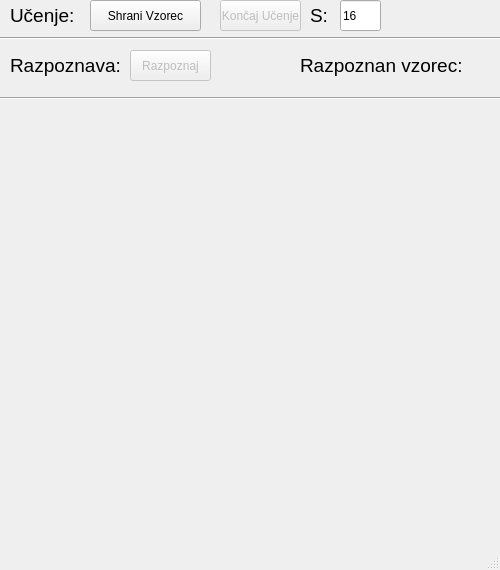
<?xml version="1.0" encoding="UTF-8"?>
<ui version="4.0">
 <class>MainWindow</class>
 <widget class="QMainWindow" name="MainWindow">
  <property name="geometry">
   <rect>
    <x>0</x>
    <y>0</y>
    <width>500</width>
    <height>570</height>
   </rect>
  </property>
  <property name="sizePolicy">
   <sizepolicy hsizetype="Ignored" vsizetype="Ignored">
    <horstretch>0</horstretch>
    <verstretch>0</verstretch>
   </sizepolicy>
  </property>
  <property name="minimumSize">
   <size>
    <width>500</width>
    <height>570</height>
   </size>
  </property>
  <property name="maximumSize">
   <size>
    <width>500</width>
    <height>570</height>
   </size>
  </property>
  <property name="windowTitle">
   <string>Hopfield Razpoznava Znakov</string>
  </property>
  <widget class="QWidget" name="centralWidget">
   <widget class="QPushButton" name="pushButton">
    <property name="geometry">
     <rect>
      <x>90</x>
      <y>0</y>
      <width>111</width>
      <height>31</height>
     </rect>
    </property>
    <property name="text">
     <string>Shrani Vzorec</string>
    </property>
   </widget>
   <widget class="QLabel" name="label">
    <property name="geometry">
     <rect>
      <x>10</x>
      <y>0</y>
      <width>71</width>
      <height>31</height>
     </rect>
    </property>
    <property name="font">
     <font>
      <pointsize>14</pointsize>
     </font>
    </property>
    <property name="text">
     <string>Učenje:</string>
    </property>
   </widget>
   <widget class="QPushButton" name="pushButton_2">
    <property name="enabled">
     <bool>false</bool>
    </property>
    <property name="geometry">
     <rect>
      <x>220</x>
      <y>0</y>
      <width>81</width>
      <height>31</height>
     </rect>
    </property>
    <property name="text">
     <string>Končaj Učenje</string>
    </property>
   </widget>
   <widget class="QPushButton" name="pushButton_3">
    <property name="enabled">
     <bool>false</bool>
    </property>
    <property name="geometry">
     <rect>
      <x>130</x>
      <y>50</y>
      <width>81</width>
      <height>31</height>
     </rect>
    </property>
    <property name="text">
     <string>Razpoznaj</string>
    </property>
   </widget>
   <widget class="Line" name="line">
    <property name="geometry">
     <rect>
      <x>0</x>
      <y>30</y>
      <width>1041</width>
      <height>16</height>
     </rect>
    </property>
    <property name="orientation">
     <enum>Qt::Horizontal</enum>
    </property>
   </widget>
   <widget class="Line" name="line_2">
    <property name="geometry">
     <rect>
      <x>0</x>
      <y>90</y>
      <width>981</width>
      <height>16</height>
     </rect>
    </property>
    <property name="orientation">
     <enum>Qt::Horizontal</enum>
    </property>
   </widget>
   <widget class="QLabel" name="label_2">
    <property name="geometry">
     <rect>
      <x>10</x>
      <y>50</y>
      <width>111</width>
      <height>31</height>
     </rect>
    </property>
    <property name="font">
     <font>
      <pointsize>14</pointsize>
     </font>
    </property>
    <property name="text">
     <string>Razpoznava:</string>
    </property>
   </widget>
   <widget class="QLabel" name="label_3">
    <property name="geometry">
     <rect>
      <x>300</x>
      <y>50</y>
      <width>161</width>
      <height>31</height>
     </rect>
    </property>
    <property name="font">
     <font>
      <pointsize>14</pointsize>
     </font>
    </property>
    <property name="text">
     <string>Razpoznan vzorec:</string>
    </property>
   </widget>
   <widget class="QLabel" name="label_4">
    <property name="geometry">
     <rect>
      <x>310</x>
      <y>0</y>
      <width>31</width>
      <height>31</height>
     </rect>
    </property>
    <property name="font">
     <font>
      <pointsize>14</pointsize>
     </font>
    </property>
    <property name="text">
     <string>S:</string>
    </property>
   </widget>
   <widget class="QLineEdit" name="InputN">
    <property name="enabled">
     <bool>true</bool>
    </property>
    <property name="geometry">
     <rect>
      <x>340</x>
      <y>0</y>
      <width>41</width>
      <height>31</height>
     </rect>
    </property>
    <property name="text">
     <string>16</string>
    </property>
   </widget>
   <zorder>pushButton</zorder>
   <zorder>label</zorder>
   <zorder>pushButton_2</zorder>
   <zorder>line</zorder>
   <zorder>line_2</zorder>
   <zorder>pushButton_3</zorder>
   <zorder>label_2</zorder>
   <zorder>label_3</zorder>
   <zorder>label_4</zorder>
   <zorder>InputN</zorder>
  </widget>
  <widget class="QMenuBar" name="menuBar">
   <property name="geometry">
    <rect>
     <x>0</x>
     <y>0</y>
     <width>500</width>
     <height>21</height>
    </rect>
   </property>
  </widget>
  <widget class="QStatusBar" name="statusBar"/>
 </widget>
 <layoutdefault spacing="6" margin="11"/>
 <resources/>
 <connections/>
</ui>
